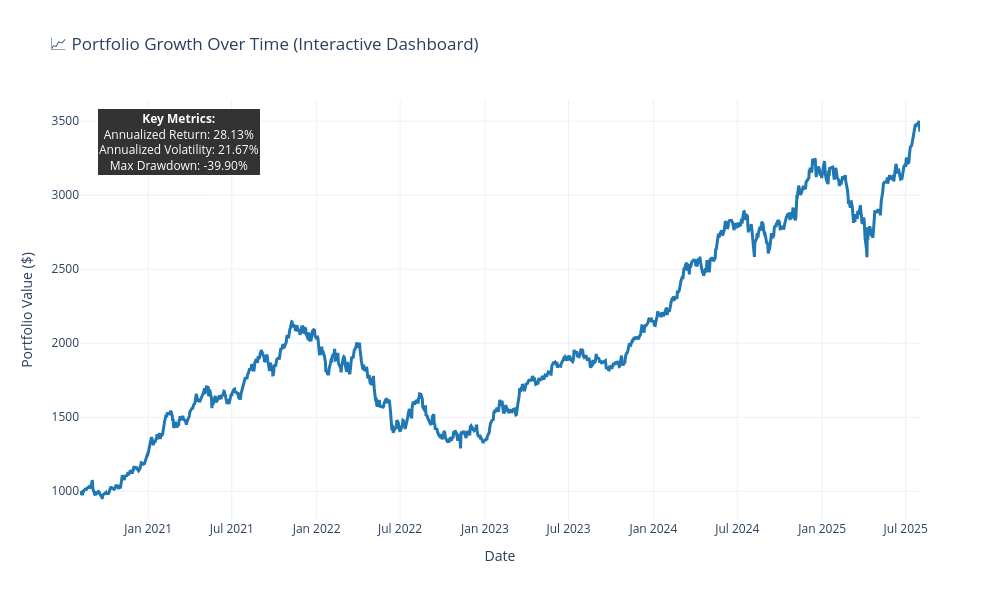
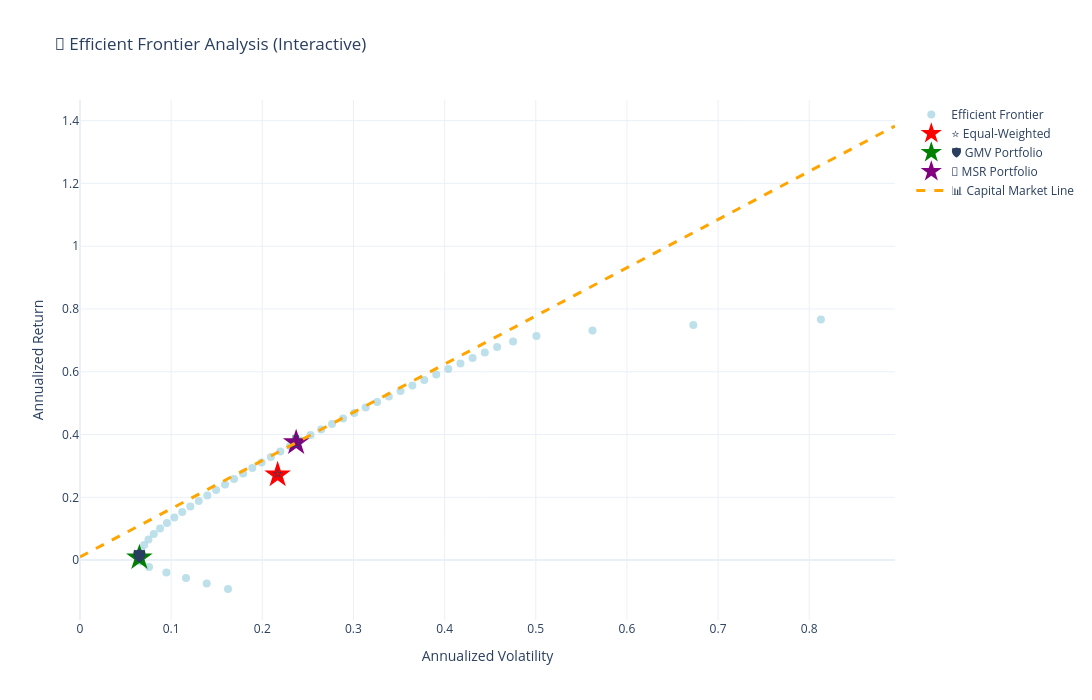

The notebook cell these images were saved under, in order:
### Code cell
import json
import os
from datetime import datetime

# Create a comprehensive dashboard with all interactive plots using Plotly
print("🚀 Creating Portfolio Analysis Dashboard...")
print("=" * 60)

# 1. Portfolio Growth Chart (Enhanced)
fig_growth = go.Figure()
fig_growth.add_trace(go.Scatter(
	x=wealth_index.index,
	y=wealth_index.values,
	mode='lines',
	name='Portfolio Value',
	line=dict(width=3, color='#1f77b4'),
	hovertemplate='<b>Date:</b> %{x}<br><b>Value:</b> $%{y:,.2f}<extra></extra>'
))

# Add key metrics as annotations
ann_return = (wealth_index.iloc[-1] / wealth_index.iloc[0]) ** (252 / len(wealth_index)) - 1
ann_volatility = portfolio_daily_return.std() * np.sqrt(252)

fig_growth.add_annotation(
	x=0.02, y=0.98, xref="paper", yref="paper",
	text=f"<b>Key Metrics:</b><br>Annualized Return: {ann_return:.2%}<br>Annualized Volatility: {ann_volatility:.2%}<br>Max Drawdown: {max_drawdown:.2%}",
	showarrow=False,
	font=dict(size=12, color="white"),
	bgcolor="rgba(0,0,0,0.8)",
	bordercolor="white",
	borderwidth=1
)

fig_growth.update_layout(
	title='📈 Portfolio Growth Over Time (Interactive Dashboard)',
	xaxis_title='Date',
	yaxis_title='Portfolio Value ($)',
	hovermode='x unified',
	template='plotly_white',
	height=600,
	width=1000
)

# 2. Enhanced Efficient Frontier Plot
fig_ef = go.Figure()

# Add Efficient Frontier points
fig_ef.add_trace(go.Scatter(
	x=port_volatilities,
	y=port_returns,
	mode='markers',
	name='Efficient Frontier',
	marker=dict(size=8, color='lightblue', opacity=0.8),
	hovertemplate='<b>Efficient Frontier</b><br>Volatility: %{x:.3f}<br>Return: %{y:.3f}<extra></extra>'
))

# Add portfolios with enhanced styling
portfolios = [
	(ew_portfolio_volatility, ew_portfolio_return, 'Equal-Weighted', 'red', '⭐'),
	(gmv_portfolio_volatility, gmv_portfolio_return, 'GMV Portfolio', 'green', '🛡️'),
	(msr_portfolio_volatility, msr_portfolio_return, 'MSR Portfolio', 'purple', '🎯')
]

for vol, ret, name, color, emoji in portfolios:
	fig_ef.add_trace(go.Scatter(
		x=[vol], y=[ret],
		mode='markers+text',
		name=f'{emoji} {name}',
		marker=dict(size=20, color=color, symbol='star'),
		text=[emoji],
		textposition="middle center",
		textfont=dict(size=16),
		hovertemplate=f'<b>{name}</b><br>Volatility: %{{x:.3f}}<br>Return: %{{y:.3f}}<extra></extra>'
	))

# Add CML
fig_ef.add_trace(go.Scatter(
	x=cml_volatilities,
	y=cml_returns,
	mode='lines',
	name='📊 Capital Market Line',
	line=dict(width=3, color='orange', dash='dash'),
	hovertemplate='<b>CML</b><br>Volatility: %{x:.3f}<br>Return: %{y:.3f}<extra></extra>'
))

fig_ef.update_layout(
	title='🎯 Efficient Frontier Analysis (Interactive)',
	xaxis_title='Annualized Volatility',
	yaxis_title='Annualized Return',
	template='plotly_white',
	height=700,
	width=1100
)


# Display the interactive plots
print("📊 Displaying Interactive Portfolio Growth Chart...")
fig_growth.show()

print("\n🎯 Displaying Interactive Efficient Frontier...")
fig_ef.show()

# Save plots as HTML files for sharing
fig_growth.write_html("portfolio_growth_interactive.html")
fig_ef.write_html("efficient_frontier_interactive.html")

# Save plots as PNG files
fig_growth.write_image("portfolio_growth.png", width=1000, height=600)
fig_ef.write_image("efficient_frontier.png", width=1100, height=700)

print("\n✅ Dashboard Creation Complete!")
print("=" * 60)
print("📁 Files Generated:")
print("   • portfolio_metrics.json - Complete metrics summary")
print("   • portfolio_growth_interactive.html - Interactive growth chart")
print("   • efficient_frontier_interactive.html - Interactive EF chart")
print("   • portfolio_growth.png - Static growth chart image")
print("   • efficient_frontier.png - Static EF chart image")
print("\n🎮 Interactive Features:")
print("   • Hover for detailed information")
print("   • Zoom and pan capabilities")
print("   • Toggle data series on/off")
print("   • Export functionality built-in")

### Figure 1 — Plotly figure (JSON) as saved in the notebook; plotly's stock layout.template omitted (floating-point values rounded to 4 significant figures; data arrays with more than 128 entries replaced by an {"elided": "..."} marker saying what was removed)
{"data": [{"hovertemplate": "<b>Date:</b> %{x}<br><b>Value:</b> $%{y:,.2f}<extra></extra>", "line": {"color": "#1f77b4", "width": 3}, "mode": "lines", "name": "Portfolio Value", "type": "scatter", "x": {"elided": "1253 str values"}, "y": {"elided": "1253 float values"}}], "layout": {"annotations": [{"bgcolor": "rgba(0,0,0,0.8)", "bordercolor": "white", "borderwidth": 1, "font": {"color": "white", "size": 12}, "showarrow": false, "text": "<b>Key Metrics:</b><br>Annualized Return: 28.13%<br>Annualized Volatility: 21.67%<br>Max Drawdown: -39.90%", "x": 0.02, "xref": "paper", "y": 0.98, "yref": "paper"}], "height": 600, "hovermode": "x unified", "title": {"text": "📈 Portfolio Growth Over Time (Interactive Dashboard)"}, "width": 1000, "xaxis": {"title": {"text": "Date"}}, "yaxis": {"title": {"text": "Portfolio Value ($)"}}}}

### Figure 2 — Plotly figure (JSON) as saved in the notebook; plotly's stock layout.template omitted (floating-point values rounded to 4 significant figures)
{"data": [{"hovertemplate": "<b>Efficient Frontier</b><br>Volatility: %{x:.3f}<br>Return: %{y:.3f}<extra></extra>", "marker": {"color": "lightblue", "opacity": 0.8, "size": 8}, "mode": "markers", "name": "Efficient Frontier", "type": "scatter", "x": [0.1624, 0.139, 0.1163, 0.09477, 0.07571, 0.06628, 0.06533, 0.06703, 0.07034, 0.07507, 0.08097, 0.08781, 0.09538, 0.1035, 0.1121, 0.121, 0.1303, 0.1397, 0.1493, 0.1591, 0.169, 0.179, 0.189, 0.1992, 0.2094, 0.2198, 0.2305, 0.2415, 0.2529, 0.2646, 0.2765, 0.2886, 0.3009, 0.3134, 0.326, 0.3388, 0.3516, 0.3646, 0.3777, 0.3908, 0.404, 0.4173, 0.4307, 0.4441, 0.4576, 0.4751, 0.5007, 0.5622, 0.6729, 0.8128], "y": [-0.09207, -0.07455, -0.05703, -0.03951, -0.02199, -0.004464, 0.01306, 0.03058, 0.0481, 0.06562, 0.08314, 0.1007, 0.1182, 0.1357, 0.1532, 0.1707, 0.1883, 0.2058, 0.2233, 0.2408, 0.2583, 0.2759, 0.2934, 0.3109, 0.3284, 0.346, 0.3635, 0.381, 0.3985, 0.416, 0.4336, 0.4511, 0.4686, 0.4861, 0.5036, 0.5212, 0.5387, 0.5562, 0.5737, 0.5912, 0.6088, 0.6263, 0.6438, 0.6613, 0.6789, 0.6964, 0.7139, 0.7314, 0.7489, 0.7665]}, {"hovertemplate": "<b>Equal-Weighted</b><br>Volatility: %{x:.3f}<br>Return: %{y:.3f}<extra></extra>", "marker": {"color": "red", "size": 20, "symbol": "star"}, "mode": "markers+text", "name": "⭐ Equal-Weighted", "text": ["⭐"], "textfont": {"size": 16}, "textposition": "middle center", "type": "scatter", "x": [0.2168], "y": [0.2717]}, {"hovertemplate": "<b>GMV Portfolio</b><br>Volatility: %{x:.3f}<br>Return: %{y:.3f}<extra></extra>", "marker": {"color": "green", "size": 20, "symbol": "star"}, "mode": "markers+text", "name": "🛡️ GMV Portfolio", "text": ["🛡️"], "textfont": {"size": 16}, "textposition": "middle center", "type": "scatter", "x": [0.06518], "y": [0.007488]}, {"hovertemplate": "<b>MSR Portfolio</b><br>Volatility: %{x:.3f}<br>Return: %{y:.3f}<extra></extra>", "marker": {"color": "purple", "size": 20, "symbol": "star"}, "mode": "markers+text", "name": "🎯 MSR Portfolio", "text": ["🎯"], "textfont": {"size": 16}, "textposition": "middle center", "type": "scatter", "x": [0.2371], "y": [0.3741]}, {"hovertemplate": "<b>CML</b><br>Volatility: %{x:.3f}<br>Return: %{y:.3f}<extra></extra>", "line": {"color": "orange", "dash": "dash", "width": 3}, "mode": "lines", "name": "📊 Capital Market Line", "type": "scatter", "x": [0.0, 0.009031, 0.01806, 0.02709, 0.03613, 0.04516, 0.05419, 0.06322, 0.07225, 0.08128, 0.09031, 0.09934, 0.1084, 0.1174, 0.1264, 0.1355, 0.1445, 0.1535, 0.1626, 0.1716, 0.1806, 0.1897, 0.1987, 0.2077, 0.2168, 0.2258, 0.2348, 0.2438, 0.2529, 0.2619, 0.2709, 0.28, 0.289, 0.298, 0.3071, 0.3161, 0.3251, 0.3342, 0.3432, 0.3522, 0.3613, 0.3703, 0.3793, 0.3883, 0.3974, 0.4064, 0.4154, 0.4245, 0.4335, 0.4425, 0.4516, 0.4606, 0.4696, 0.4787, 0.4877, 0.4967, 0.5058, 0.5148, 0.5238, 0.5328, 0.5419, 0.5509, 0.5599, 0.569, 0.578, 0.587, 0.5961, 0.6051, 0.6141, 0.6232, 0.6322, 0.6412, 0.6503, 0.6593, 0.6683, 0.6773, 0.6864, 0.6954, 0.7044, 0.7135, 0.7225, 0.7315, 0.7406, 0.7496, 0.7586, 0.7677, 0.7767, 0.7857, 0.7948, 0.8038, 0.8128, 0.8218, 0.8309, 0.8399, 0.8489, 0.858, 0.867, 0.876, 0.8851, 0.8941], "y": [0.01, 0.02387, 0.03773, 0.0516, 0.06547, 0.07934, 0.0932, 0.1071, 0.1209, 0.1348, 0.1487, 0.1625, 0.1764, 0.1903, 0.2041, 0.218, 0.2319, 0.2457, 0.2596, 0.2735, 0.2873, 0.3012, 0.3151, 0.3289, 0.3428, 0.3567, 0.3706, 0.3844, 0.3983, 0.4122, 0.426, 0.4399, 0.4538, 0.4676, 0.4815, 0.4954, 0.5092, 0.5231, 0.537, 0.5508, 0.5647, 0.5786, 0.5924, 0.6063, 0.6202, 0.634, 0.6479, 0.6618, 0.6756, 0.6895, 0.7034, 0.7172, 0.7311, 0.745, 0.7588, 0.7727, 0.7866, 0.8004, 0.8143, 0.8282, 0.842, 0.8559, 0.8698, 0.8836, 0.8975, 0.9114, 0.9252, 0.9391, 0.953, 0.9668, 0.9807, 0.9946, 1.008, 1.022, 1.036, 1.05, 1.064, 1.078, 1.092, 1.106, 1.119, 1.133, 1.147, 1.161, 1.175, 1.189, 1.203, 1.216, 1.23, 1.244, 1.258, 1.272, 1.286, 1.3, 1.314, 1.327, 1.341, 1.355, 1.369, 1.383]}], "layout": {"height": 700, "title": {"text": "🎯 Efficient Frontier Analysis (Interactive)"}, "width": 1100, "xaxis": {"title": {"text": "Annualized Volatility"}}, "yaxis": {"title": {"text": "Annualized Return"}}}}
